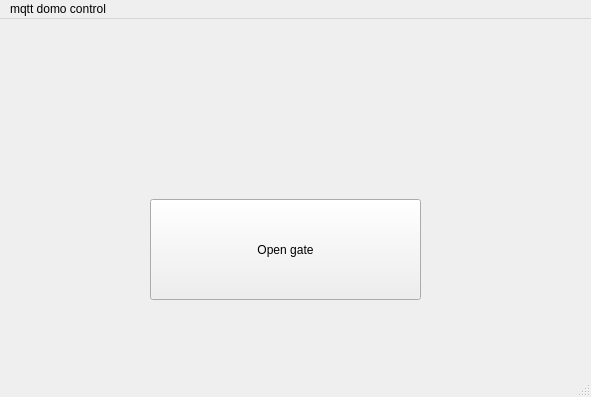
<?xml version="1.0" encoding="UTF-8"?>
<ui version="4.0">
 <class>MainWindow</class>
 <widget class="QMainWindow" name="MainWindow">
  <property name="geometry">
   <rect>
    <x>0</x>
    <y>0</y>
    <width>591</width>
    <height>397</height>
   </rect>
  </property>
  <property name="windowTitle">
   <string>MainWindow</string>
  </property>
  <widget class="QWidget" name="centralwidget">
   <widget class="QPushButton" name="open_gate_button">
    <property name="geometry">
     <rect>
      <x>150</x>
      <y>180</y>
      <width>271</width>
      <height>101</height>
     </rect>
    </property>
    <property name="text">
     <string>Open gate</string>
    </property>
   </widget>
  </widget>
  <widget class="QMenuBar" name="menubar">
   <property name="geometry">
    <rect>
     <x>0</x>
     <y>0</y>
     <width>591</width>
     <height>24</height>
    </rect>
   </property>
   <widget class="QMenu" name="menumqtt_domo_control">
    <property name="title">
     <string>mqtt domo control</string>
    </property>
   </widget>
   <addaction name="menumqtt_domo_control"/>
  </widget>
  <widget class="QStatusBar" name="statusbar"/>
 </widget>
 <resources/>
 <connections/>
</ui>
